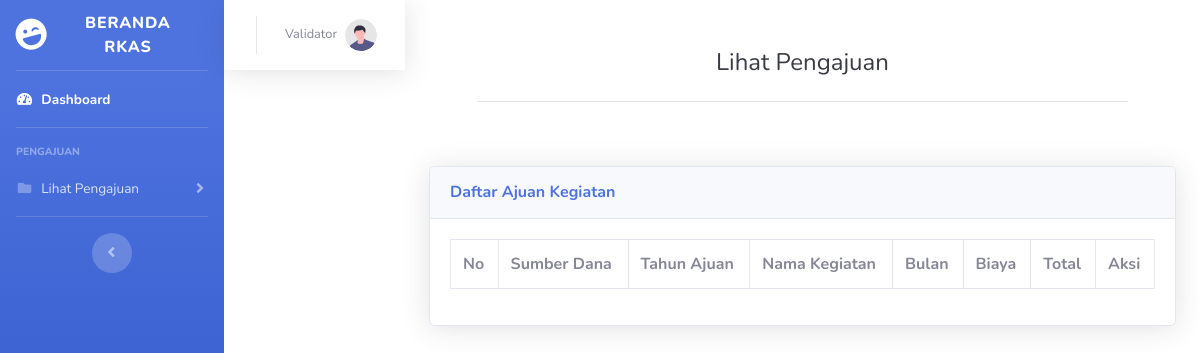
Before: /rkas/validatorkegiatan.php?id=702205615 with the older database file.
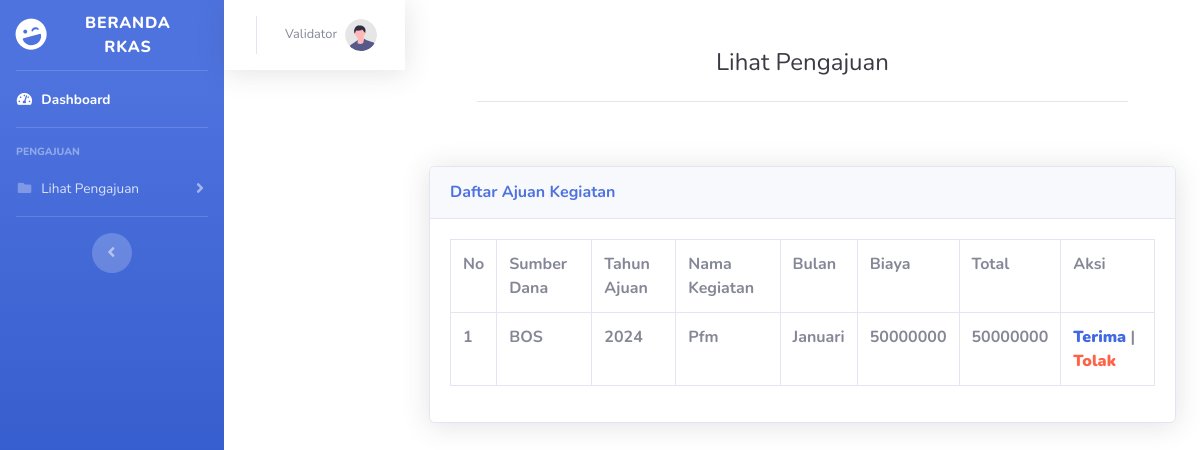
After: the same page with the newer database file.
### tables this page shows
CREATE TABLE `tb_user` (
  `id_user` int(10) NOT NULL,
  `nama_user` varchar(60) NOT NULL,
  `nama` char(100) NOT NULL,
  `password` varchar(100) NOT NULL,
  `id_bagian` int(4) NOT NULL,
  `status` varchar(30) NOT NULL
);

CREATE TABLE `tb_kegiatan` (
  `id_kegiatan` int(11) NOT NULL,
  `sumber_dana` varchar(50) NOT NULL,
  `tahun_ajuan` int(4) NOT NULL,
  `nama_kegiatan` varchar(50) NOT NULL,
  `bulan` varchar(50) NOT NULL,
  `biaya` int(20) NOT NULL,
  `volume_1` int(11) NOT NULL,
  `volume_2` int(11) NOT NULL,
  `volume_3` int(11) NOT NULL,
  `volume_4` int(11) NOT NULL,
  `keterangan_volume1` varchar(75) NOT NULL,
  `keterangan_volume2` varchar(75) NOT NULL,
  `keterangan_volume3` varchar(75) NOT NULL,
  `keterangan_volume4` varchar(75) NOT NULL,
  `vol1` varchar(10) NOT NULL,
  `vol2` varchar(10) NOT NULL,
  `vol3` varchar(10) NOT NULL,
  `vol4` varchar(10) NOT NULL,
  `total` int(20) NOT NULL,
  `status` varchar(50) NOT NULL,
  `tanggal_order` date NOT NULL,
  `link` text NOT NULL,
  `status_order` char(10) NOT NULL,
  `status_bayar` char(10) NOT NULL
);

### rkas/validatorkegiatan.php (the view, shortened to what the changed rows need)
<?php
include "koneksi.php";
$id = $_GET['id'];
$kegiatan = mysqli_query($conn, "SELECT * FROM tb_kegiatan");
$sql1 = mysqli_query($conn, "SELECT * FROM tb_user WHERE id_user='$id'");
if ($id == 702205615) {
    $profil = '<img class="img-profile rounded-circle" src="img/undraw_profile.svg">';
}
?>
<!DOCTYPE html>
<html lang="en">
<head>
    <link href="vendor/fontawesome-free/css/all.min.css" rel="stylesheet" type="text/css">
    <link href="css/sb-admin-2.css" rel="stylesheet">
</head>
<body id="page-top">
    <div id="wrapper">
        <nav class="navbar navbar-expand navbar-light bg-white topbar mb-4 static-top shadow">
                    <ul class="navbar-nav ml-auto">
                        <li class="nav-item dropdown no-arrow">
                            <a class="nav-link dropdown-toggle" href="#" id="userDropdown" role="button"
                                data-toggle="dropdown" aria-haspopup="true" aria-expanded="false">
                                <span class="mr-2 d-none d-lg-inline text-gray-600 small"><?php foreach ($sql1 as $row) :
                                echo $row['nama'];
                                    endforeach;
                                    ?></span>
                                <?= $profil ?>
                            </a>
                        </li>
                    </ul>
                </nav>
        <div class="container">
        <div class="p-5">
                            <div class="text-center">
                                <h1 class="h4 text-gray-900 mb-4">Lihat Pengajuan</h1>
                            </div>
                        </div>
                        <div class="card shadow mb-4">
                        <div class="card-body">
                        <div class="table-responsive">
                                <table class="table table-bordered" id="dataTable" width="100%" cellspacing="0">
                                <tr>
                                            <th>No</th>
                                            <th>Sumber Dana</th>
                                            <th>Tahun Ajuan</th>
                                            <th>Nama Kegiatan</th>
                                            <th>Bulan</th>
                                            <th>Biaya</th>
                                            <th>Total</th>
                                            <th>Aksi</th>
                                    </tr>
                                        <?php $no = 0;?>
                                        <?php foreach ($kegiatan as $row) : ?>
                                        <tr>
                                        <th><?php $no += 1; echo $no;?></th>
                                        <th><?= $row["sumber_dana"];?></th>
                                        <th><?= $row["tahun_ajuan"];?></th>
                                        <th><?= $row["nama_kegiatan"];?></th>
                                        <th><?= $row["bulan"];?></th>
                                        <th><?= $row["biaya"];?></th>
                                        <th><?= $row["total"];?></th>
                                        <th>
                                            <a href="terimapengajuankegiatan.php?idc=<?=$row['id_kegiatan']; ?>"onclick ="return confirm('Yakin?');"><b style="color: royalblue;">Terima</b></a>
                                            |
                                            <a href="tolakpengajuankegiatan.php?idc=<?=$row['id_kegiatan']; ?>"onclick ="return confirm('Yakin?');"><b style="color: tomato;">Tolak</b></a>
                                        </th>
                                        </tr>
                                        <?php endforeach;
                                    ?>
                            </div>
                            </div>
                        </div>
                    </div>
                        </div>
</body>
</html>

Changed rows visible on the page:
added tb_kegiatan: sumber_dana "BOS", tahun_ajuan "2024", nama_kegiatan "Pfm", bulan "Januari", biaya "50000000", total "50000000"
